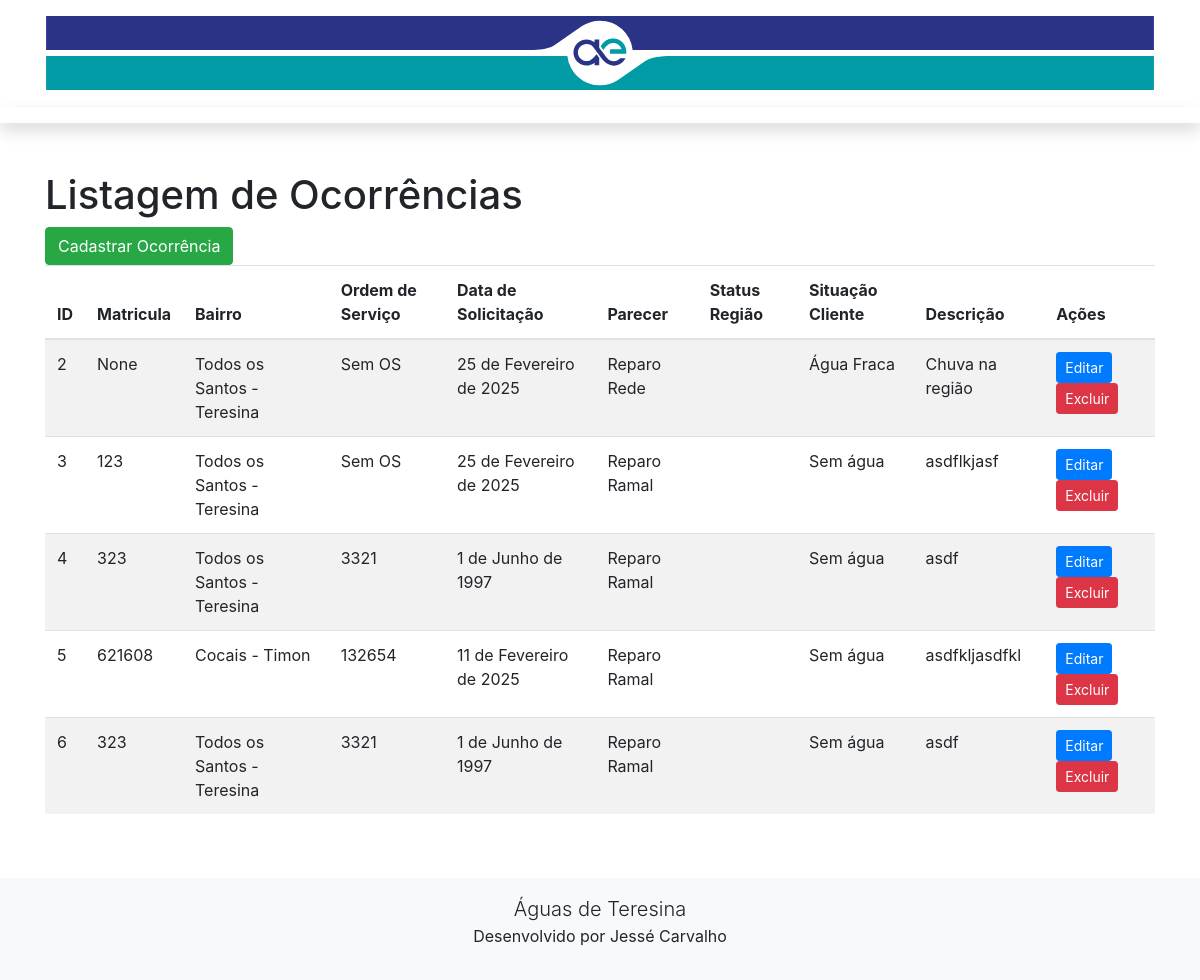
Before: /lista/ with the older database file.
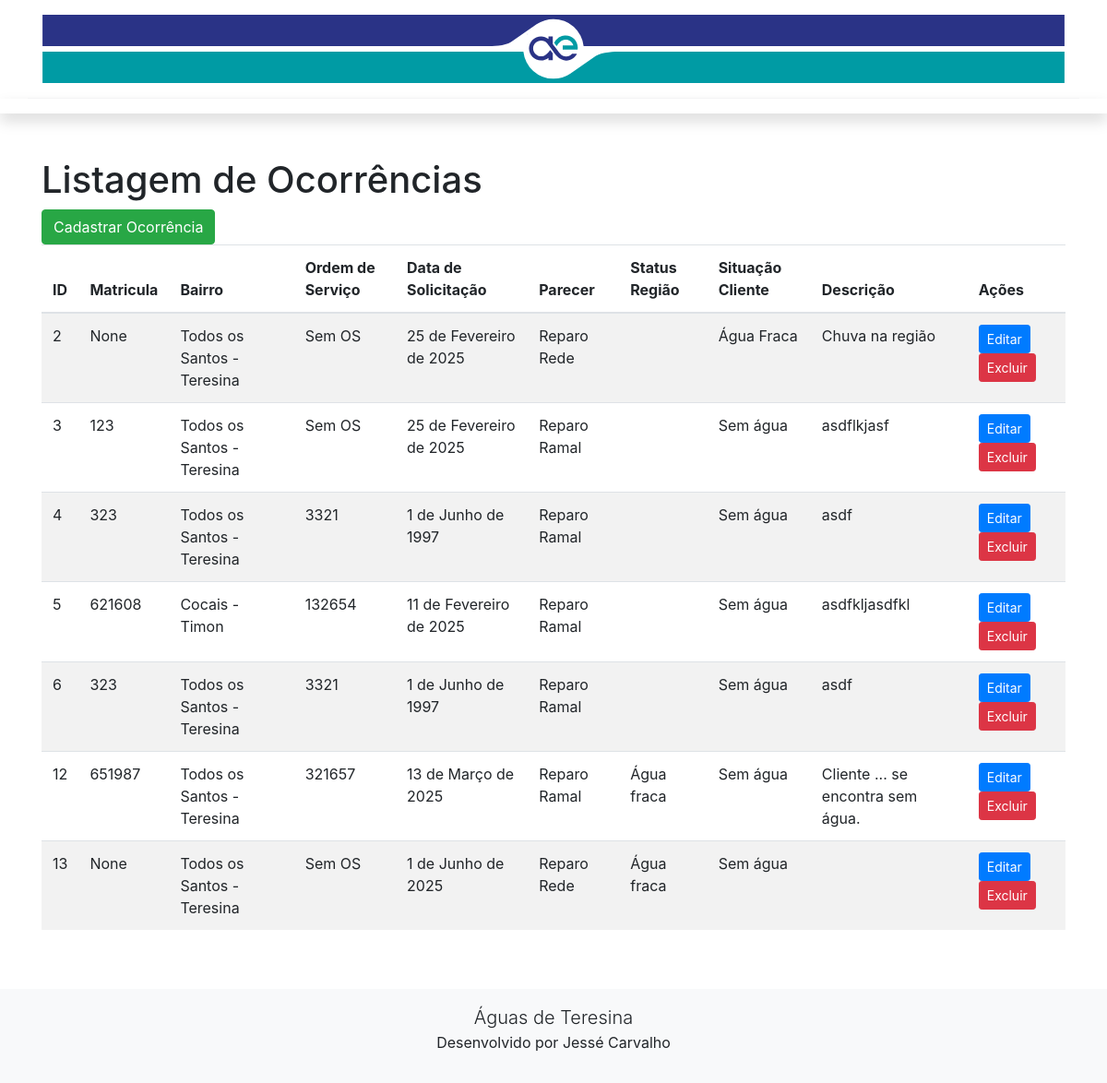
After: the same page with the newer database file.
### ocorrencia/models.py (models this page shows, shortened)
class Ocorrencia(models.Model):
    ordem_de_servico = models.IntegerField(null=True, blank=True)
    matricula = models.IntegerField(null=True, blank=True)
    bairro = models.ForeignKey(Bairro, on_delete=models.CASCADE, related_name="ocorrencias", null=True, blank=True)
    data_solicitacao = models.DateField(null=True, blank=True)
    parecer = models.ForeignKey(Parecer, on_delete=models.SET_NULL, null=True, blank=True, related_name="ocorrencias")
    situacao_agua_cliente = models.ForeignKey(SituacaoAguaCliente, on_delete=models.SET_NULL, null=True, blank=True, related_name="ocorrencias")
    status_regiao = models.ForeignKey(StatusRegiao, on_delete=models.SET_NULL, null=True, blank=True, related_name="ocorrencias")
    descricao = models.TextField(null=True, blank=True)

class Bairro(models.Model):
    nome = models.CharField(max_length=100)
    unidade = models.ForeignKey(Unidade, on_delete=models.CASCADE, related_name="bairros")
    def __str__(self):
        return f"{self.nome} - {self.unidade.nome}"

class Unidade(models.Model):
    nome = models.CharField(max_length=100, unique=True)

class Parecer(models.Model):
    descricao = models.CharField(max_length=100)
    def __str__(self):
        return self.descricao

class SituacaoAguaCliente(models.Model):
    descricao = models.CharField(max_length=100)
    def __str__(self):
        return self.descricao

class StatusRegiao(models.Model):
    descricao = models.CharField(max_length=100)
    def __str__(self):
        return self.descricao

### ocorrencia/views.py (the view)
# urls.py: path('lista/', lista_ocorrencia, name='lista_ocorrencia'),
def lista_ocorrencia(request):
    ocorrencias = Ocorrencia.objects.all()
    return render(request, "ocorrencia/lista_ocorrencia.html", {"ocorrencias": ocorrencias})

### ocorrencia/templates/ocorrencia/lista_ocorrencia.html
{% extends 'ocorrencia/modelo.html' %}
{% load static %}
{% load crispy_forms_tags %}
{% block conteudo %}
<h1>Listagem de Ocorrências</h1>
<a href="{% url 'cadastrar_ocorrencia' %}" class="btn btn-success">Cadastrar Ocorrência</a>
<table class="table table-striped">
    <thead>
        <tr>
            <th>ID</th>
            <th>Matricula</th>
            <th>Bairro</th>
            <th>Ordem de Serviço</th>
            <th>Data de Solicitação</th>
            <th>Parecer</th>
            <th>Status Região</th>
            <th>Situação Cliente</th>
            <th>Descrição</th>
            <th>Ações</th>
        </tr>
    </thead>
    <tbody>
        {% for ocorrencia in ocorrencias %}
            <tr>
                <td>{{ ocorrencia.id }}</td>
                <td>{{ ocorrencia.matricula }}</td>
                <td>{{ ocorrencia.bairro }}</td>
                <td>{{ ocorrencia.ordem_de_servico|default:"Sem OS" }}</td>
                <td>{{ ocorrencia.data_solicitacao }}</td>
                <td>{{ ocorrencia.parecer }}</td>
                <td>{{ ocorrencia.status_regiao|default:"" }}</td>
                <td>{{ ocorrencia.situacao_agua_cliente }}</td>
                <td>{{ ocorrencia.descricao }}</td>
                <td>
                    <a href="{% url 'editar_ocorrencia' ocorrencia.id %}" class="btn btn-primary btn-sm">Editar</a>
                    <a href="{% url 'excluir_ocorrencia' ocorrencia.id %}" class="btn btn-danger btn-sm" onclick="return confirm('Tem certeza que deseja excluir?');">Excluir</a>
                </td>
            </tr>
        {% empty %}
            <tr>
                <td colspan="10">Nenhuma ocorrência cadastrada.</td>
            </tr>
        {% endfor %}
    </tbody>
</table>
{% endblock %}

### ocorrencia/templates/ocorrencia/modelo.html (shortened to what this page needs)
{% load static %}
<!doctype html>
<html lang="pt-br" class="h-100">
<head>
    <link href="{% static 'css/bootstrap.min.css' %}" rel="stylesheet">
    <link href="{% static 'css/font-awesome.min.css' %}" rel="stylesheet">
    <link rel="stylesheet" type="text/css" href="https://cdn.datatables.net/v/bs4/dt-1.10.22/datatables.min.css" />
</head>
<body class="d-flex flex-column h-100">
    <main role="main" class="flex-shrink-0">
        {% block logo %}
        <div class="container-fluid bg-white">
            <div class="container border-bottom border-light p-3">
                <img src="{% static 'img/header_pres.svg' %}" alt=""class="img-fluid">
            </div>
        </div>
        {% endblock %}
        {% block menu %}
        <nav class="navbar navbar-expand-lg navbar-dark bg-ifpr font-115 shadow">
        </nav>
        {% endblock %}
        <div class="container py-5">
            {% block conteudo %}{% endblock %}
        </div>
    </main>
    {% block rodape %}
    <footer class="mt-auto">
        <div class="container-fluid bg-light text-center p-3">
            <div class="row">
                <div class="col-md-4 mx-auto text-center">
                    <p>
                        <span class="lead">Águas de Teresina</span><br>
                        <span>Desenvolvido por Jessé Carvalho</span>
                    </p>
                </div>
            </div>
    </footer>
    {% endblock %}
</body>
</html>

Changed rows visible on the page:
added Ocorrencia: id "12", matricula "651987", bairro "Todos os Santos - Teresina", ordem_de_servico "321657", data_solicitacao "13 de Março de 2025", parecer "Reparo Ramal", status_regiao "Água fraca", situacao_agua_cliente "Sem água", descricao "Cliente ... se encontra sem água."
added Ocorrencia: id "13", matricula "None", bairro "Todos os Santos - Teresina", ordem_de_servico "Sem OS", data_solicitacao "1 de Junho de 2025", parecer "Reparo Rede", status_regiao "Água fraca", situacao_agua_cliente "Sem água"
